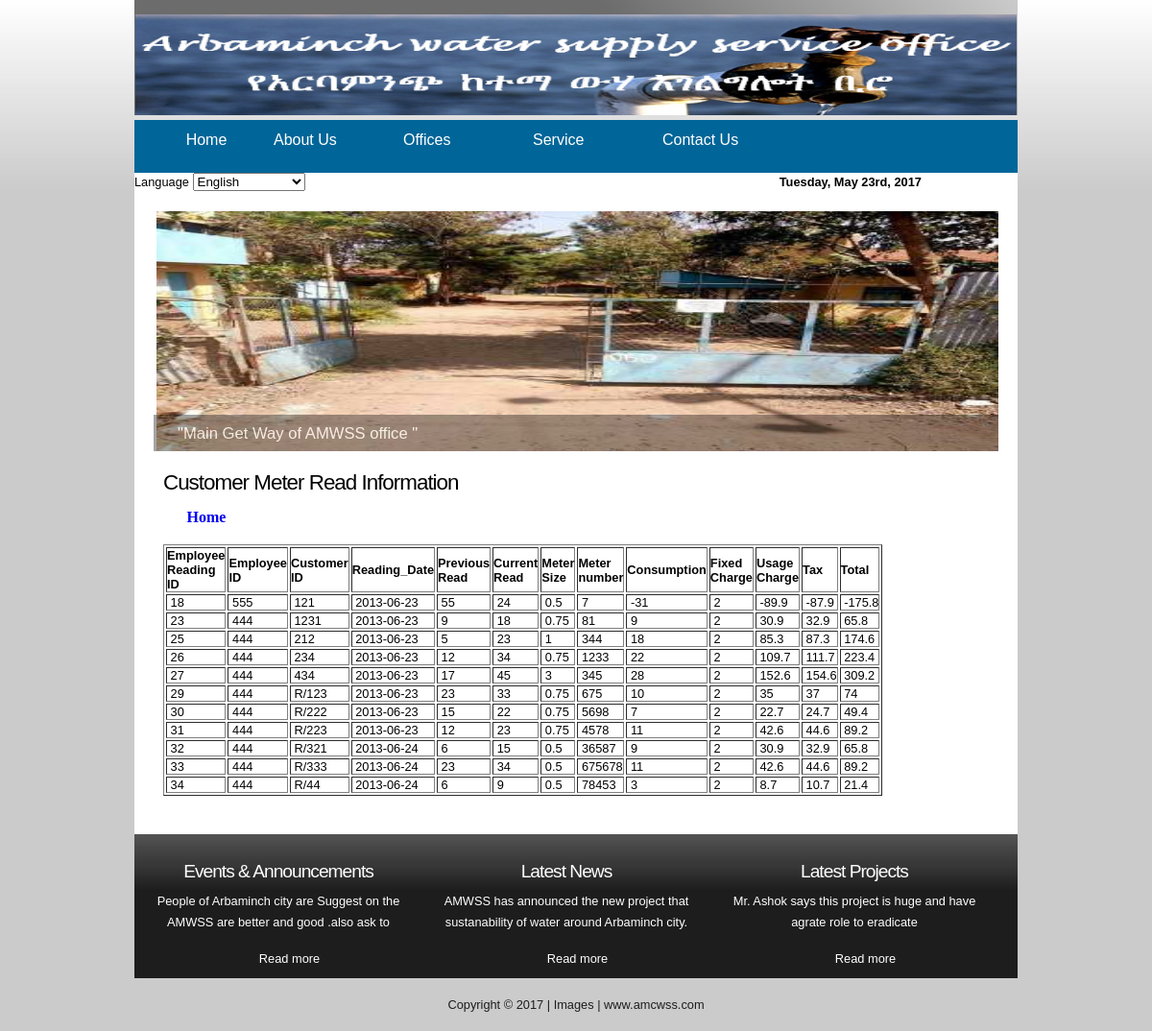
The page /Admin/TotalMeterReadIntormation.php on the database its author committed.
### tables this page shows
CREATE TABLE IF NOT EXISTS `employee_meter_reading_data` (
  `Employee_Reading_ID` int(11) NOT NULL AUTO_INCREMENT,
  `Employee_ID` varchar(30) NOT NULL,
  `Customer_ID` varchar(30) NOT NULL,
  `Reading_Date` date NOT NULL,
  `Previous_Read` float NOT NULL,
  `Current_Read` float NOT NULL,
  `Meter_Size` float NOT NULL,
  `Meter_Number` int(11) NOT NULL,
  `Consumtion` float NOT NULL,
  `Fixed_Charge` float NOT NULL,
  `Usage_Charge` float NOT NULL,
  `Tax` float NOT NULL,
  `Total` float NOT NULL,
  PRIMARY KEY (`Employee_Reading_ID`),
  KEY `Employee_ID` (`Employee_ID`),
  KEY `Customer_ID` (`Customer_ID`)
);

### Admin/TotalMeterReadIntormation.php (the view, shortened to what this page needs)
<!DOCTYPE html PUBLIC "-//W3C//DTD XHTML 1.1//EN" "http://www.w3.org/TR/xhtml11/DTD/xhtml11.dtd">
<html xmlns="http://www.w3.org/1999/xhtml" xml:lang="en">
<head>
  <link rel="stylesheet" type="text/css" href="css/style.css" />
</head>
<body>
 <div id="main">
  <div id="header">
	   <div id="banner">
	      <img width="918" height="105" src="images/B1.PNG">
	  </div>
   </div>
	<div id="navigation">
      <ul>
        <li class="current"><a href="index.php">Home</a></li>
        <li>
          <div align="left"><a href="background.html">About Us </a>
          </div>
        </li>
        <li>
          <div align="left"><a href="recordOffice.html">Offices</a>
          </div>
        </li>
        <li>
          <div align="left"><a href="EmployeeRegistration.php">Service</a>
          </div>
        </li>
        <li><div align="left"><a href="contact.html">Contact Us</a></div></li>
      </ul>
    </div>
	<div id="sub-menu">
	<font color="#000000"> Language </font>
	    <select name="language" size="1" >
        <option value="eng">English</option>
    </select>
		<?php
echo "<b>".date('l\, F jS\, Y ')."</b>";
?>
	</div>
  <div id="site_content">
       <ul class="slideshow">
       <li class="show"><img width="880" height="250" src="images/3.jpg" alt="&quot;Main Get Way of AMWSS office &quot;" /></li>
      </ul>
</div>
	<div id="site_content">
<div id="content">
        <div class="content_item">
		   <h1 align="left">Customer Meter Read Information </h1>
		     <table width="90" border="1" bordercolor="#FFFFFF">
              <tr bgcolor="#FFFFFF">
                <td width="80"><div align="center"><span class="style12 style1"><strong><a href="kebele1_8.php">Home</a></strong></span></div></td>
              </tr>
            </table>
		     <form id="form1" method="post" action="">
            <?php
						$sql="select * from employee_meter_reading_data";
						$result=mysql_query($sql);
						if(!$result)
						die("unable to exectract data values from the table".mysql_error());
	else{
?>
<?php
if(mysql_num_rows($result) >= 1)
{
?>
    <table  border="1">
      <tr>
        <td ><strong>Employee Reading ID</strong></td>
        <td ><strong>Employee ID</strong></td>
        <td ><strong>Customer ID</strong></td>
        <td ><strong>Reading_Date</strong></td>
        <td ><strong>Previous Read</strong></td>
	    <td ><strong>Current Read</strong></td>
		<td ><strong>Meter Size</strong></td>
		<td ><strong> Meter number</strong></td>
       <td ><strong>Consumption</strong></td>
	    <td ><strong>Fixed Charge</strong></td>
		<td ><strong>Usage Charge</strong></td>
		<td ><strong>Tax</strong></td>
       <td ><strong>Total</strong></td>
      </tr>
<?php
  while($row = mysql_fetch_array($result))
     {
       echo "<tr>";
       echo "<td>&nbsp;" . $row['Employee_Reading_ID'] . "</td>";
       echo "<td>&nbsp;" . $row['Employee_ID'] . "</td>";
	   echo "<td>&nbsp;" . $row['Customer_ID'] . "</td>";
	   echo "<td>&nbsp;" . $row['Reading_Date'] . "</td>";
	   echo "<td>&nbsp;" . $row['Previous_Read']. "</td>";
       echo "<td>&nbsp;" . $row['Current_Read'] . "</td>";
       echo "<td>&nbsp;" . $row['Meter_Size'] . "</td>";
	   echo "<td>&nbsp;" . $row['Meter_Number'] . "</td>";
       echo "<td>&nbsp;" . $row['Consumtion'] . "</td>";
	   echo "<td>&nbsp;" . $row['Fixed_Charge'] . "</td>";
       echo "<td>&nbsp;" . $row['Usage_Charge'] . "</td>";
	   echo "<td>&nbsp;" . $row['Tax'] . "</td>";
       echo "<td>&nbsp;" . $row['Total'] . "</td>";
       echo "</tr>&nbsp;";
    }
	  echo "</table>";
}
else
      {
	echo "<h4><font color='red'>No Records Found </font></h4>";
     }}
?>
          </form>
        </div>
      </div>
   </div>
	<div id="content_grey">
	  <div class="content_grey_container_box">
		<h4>Events &amp; Announcements</h4>
	    <p> People of Arbaminch city are Suggest on the AMWSS are better and good .also ask to </p>
		<div class="readmore">
		  <a href="#">Read more</a>
		</div>
	  </div>
      <div class="content_grey_container_box">
       <h4>Latest News</h4>
	    <p>AMWSS  has announced the new project that sustanability of water around Arbaminch city.</p>
	    <div class="readmore">
		  <a href="#">Read more</a>
		</div>
	  </div>
      <div class="content_grey_container_boxl">
		<h4>Latest Projects</h4>
	    <p> Mr. Ashok says this project is huge and have agrate role to eradicate </p>
	    <div class="readmore">
		  <a href="#">Read more</a>
		</div>
	  </div>
	  <br style="clear:both"/>
    </div>
</div>
  <div id="footer">
	  <a href="http://validator.w3.org/check?uri=referer">Copyright &copy; 2017 </a><a href="http://jigsaw.w3.org/css-validator/check/referer"></a> | <a href="http://www.pdphoto.org/">Images</a> | www.amcwss.com</div>
</body>
</html>

### Admin/css/style.css (style rules this page uses)
html { height: 100%; }
* { margin: 0; padding: 0; }
body { font: normal 80% Arial, Helvetica, sans-serif; background: #CBCBCB url(../images/background.jpg) repeat-x; color: #000; }
p { padding: 0 0 20px 0; line-height: 1.7em; font-size: 100% }
img { border: 0; }
h1, h2, h3, h4, h5, h6 { font: normal 175% Arial, Helvetica, sans-serif; color: #000; letter-spacing: -1px; margin: 0 0 10px 0; }
h4, h5, h6 { margin: 0; padding: 0 0 5px 0; font: normal 150% Arial, Helvetica, sans-serif; color: #FFF; line-height: 1.5em; }
a, a:hover { background: transparent; outline: none; text-decoration: none; }
ul { margin: 2px 0 22px 30px; line-height: 1.7em; font-style: normal; font-size: 100%; }
#main, #header, #banner, #menubar, #site_content, #footer, #content_grey { margin-left: auto; margin-right: auto; }
#main { background: transparent; }
#header { width: 920px; height: 120px; background: transparent url(../images/header.jpg) no-repeat; }
#banner { width: 920px; position: relative; text-align: center; height: 50px; padding: 15px 0 0 0; background: transparent; }
#navigation { width: 920px; height: 55px; text-align: center; margin: 0 auto; background: #006699 }
#navigation UL { PADDING-RIGHT: 0px; PADDING-LEFT: 0px; PADDING-BOTTOM: 5px; MARGIN:5px; PADDING-TOP: 10px }
#navigation UL LI { DISPLAY: block; FLOAT: left; LIST-STYLE-TYPE: none; HEIGHT: 40px }
#navigation LI A { FONT-SIZE: 16px; COLOR: #fff; TEXT-DECORATION: none }
#navigation UL LI { DISPLAY:block; FLOAT: left; MARGIN-LEFT: 5px; WIDTH: 130px; LIST-STYLE-TYPE: none; POSITION: relative; HEIGHT: 30px; }
#sub-menu { width: 920px; height: 20px; margin: 0 auto; background: #ffffff }
#site_content { width: 900px; overflow: hidden; margin: 0 auto; padding: 0 0px 0 20px; background: #FFF; }
.content_item { width: 630px; margin-top: 20px; margin-bottom: 20px; }
#content { width: 640px; padding-left: 10px; margin-bottom: 20px; float: left; }
#content_grey { width: 920px; height: 150px; text-align: center; background: transparent url(../images/content_grey.jpg) repeat; color: #FFF; }
.content_grey_container_box { width: 270px; padding: 5px; text-align: center; margin: 20px 10px 10px 10px; float: left; color: #FFF; }
.content_grey_container_boxl { width: 270px; padding: 5px; text-align: center; margin: 20px 0 10px 10px; float: left; color: #FFF; }
#footer { width: 920px; height: 20px; padding-top: 20px; text-align: center; background: transparent; color: #1D1D1D; }
#footer a, #footer a:hover { color: #684430; text-decoration: none; padding-bottom: 20px; }
#footer a, #footer a:hover { color: #1D1D1D; text-decoration: none; }
.readmore { height: 30px; padding-left: 23px; color: #FFF; background: transparent; }
.readmore a { color: #FFF; }
ul.slideshow { list-style: none; width: 880px; height: 250px; overflow: hidden; position: relative; margin: 0; padding-top: 20px; }
ul.slideshow li { position: absolute; margin: 0; padding: 0; left: 3px; right: 0; }
ul.slideshow li.show { z-index: 500; }
ul img { border: none; }

### rows shown on the page
employee_meter_reading_data: Employee_Reading_ID "18", Employee_ID "555", Customer_ID "121", Reading_Date "2013-06-23", Previous_Read "55", Current_Read "24", Meter_Size "0.5", Meter_Number "7", Consumtion "-31", Fixed_Charge "2", Usage_Charge "-89.9", Tax "-87.9", Total "-175.8"
employee_meter_reading_data: Employee_Reading_ID "23", Employee_ID "444", Customer_ID "1231", Reading_Date "2013-06-23", Previous_Read "9", Current_Read "18", Meter_Size "0.75", Meter_Number "81", Consumtion "9", Fixed_Charge "2", Usage_Charge "30.9", Tax "32.9", Total "65.8"
employee_meter_reading_data: Employee_Reading_ID "25", Employee_ID "444", Customer_ID "212", Reading_Date "2013-06-23", Previous_Read "5", Current_Read "23", Meter_Size "1", Meter_Number "344", Consumtion "18", Fixed_Charge "2", Usage_Charge "85.3", Tax "87.3", Total "174.6"
employee_meter_reading_data: Employee_Reading_ID "26", Employee_ID "444", Customer_ID "234", Reading_Date "2013-06-23", Previous_Read "12", Current_Read "34", Meter_Size "0.75", Meter_Number "1233", Consumtion "22", Fixed_Charge "2", Usage_Charge "109.7", Tax "111.7", Total "223.4"
employee_meter_reading_data: Employee_Reading_ID "27", Employee_ID "444", Customer_ID "434", Reading_Date "2013-06-23", Previous_Read "17", Current_Read "45", Meter_Size "3", Meter_Number "345", Consumtion "28", Fixed_Charge "2", Usage_Charge "152.6", Tax "154.6", Total "309.2"
employee_meter_reading_data: Employee_Reading_ID "29", Employee_ID "444", Customer_ID "R/123", Reading_Date "2013-06-23", Previous_Read "23", Current_Read "33", Meter_Size "0.75", Meter_Number "675", Consumtion "10", Fixed_Charge "2", Usage_Charge "35", Tax "37", Total "74"
employee_meter_reading_data: Employee_Reading_ID "30", Employee_ID "444", Customer_ID "R/222", Reading_Date "2013-06-23", Previous_Read "15", Current_Read "22", Meter_Size "0.75", Meter_Number "5698", Consumtion "7", Fixed_Charge "2", Usage_Charge "22.7", Tax "24.7", Total "49.4"
employee_meter_reading_data: Employee_Reading_ID "31", Employee_ID "444", Customer_ID "R/223", Reading_Date "2013-06-23", Previous_Read "12", Current_Read "23", Meter_Size "0.75", Meter_Number "4578", Consumtion "11", Fixed_Charge "2", Usage_Charge "42.6", Tax "44.6", Total "89.2"
employee_meter_reading_data: Employee_Reading_ID "32", Employee_ID "444", Customer_ID "R/321", Reading_Date "2013-06-24", Previous_Read "6", Current_Read "15", Meter_Size "0.5", Meter_Number "36587", Consumtion "9", Fixed_Charge "2", Usage_Charge "30.9", Tax "32.9", Total "65.8"
employee_meter_reading_data: Employee_Reading_ID "33", Employee_ID "444", Customer_ID "R/333", Reading_Date "2013-06-24", Previous_Read "23", Current_Read "34", Meter_Size "0.5", Meter_Number "675678", Consumtion "11", Fixed_Charge "2", Usage_Charge "42.6", Tax "44.6", Total "89.2"
employee_meter_reading_data: Employee_Reading_ID "34", Employee_ID "444", Customer_ID "R/44", Reading_Date "2013-06-24", Previous_Read "6", Current_Read "9", Meter_Size "0.5", Meter_Number "78453", Consumtion "3", Fixed_Charge "2", Usage_Charge "8.7", Tax "10.7", Total "21.4"
